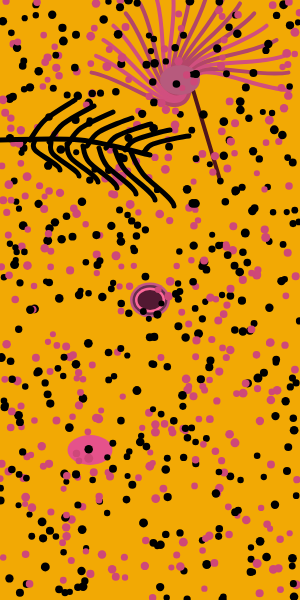
Frame 1 (no input)
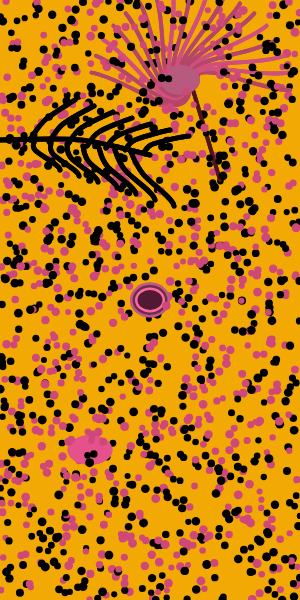
Frame 2 (the mouse pressed at the canvas centre, redrawn once)

The p5.js sketch that drew these frames (run headless with seeded random() and noise() and a simulated clock; the mouse was pressed at the canvas centre and the sketch redrawn once):

// p5.js sketch
// ── sketch.js

let numDots = 700; 

function setup() {
  createCanvas(300, 600);
  background(242,169,4); 
  noLoop();
}

function drawgrass() {
   // draw the curve for the first huge grass
   noFill();
   strokeWeight(4);
 
   let ellipseCenterX = 190, ellipseCenterY = 90;
   let numCurves = 18; 
   let lineLength = 100; 
   let curveAmount = 40; 
 
   for (let i = 0; i < numCurves; i++) {
    if (random(1) > 0.5) {
      stroke(209, 79, 127);  
     } else {
       stroke(179, 70, 105);      
     }

     let angle = map(i, 0, numCurves, 0, -PI);  
     
     let x1 = ellipseCenterX;
     let y1 = ellipseCenterY;
     let x2 = x1 + curveAmount * sin(angle);
     let y2 = y1 - curveAmount * cos(angle);
     let x3 = x1 + (lineLength - curveAmount) * cos(angle);
     let y3 = y1 + (lineLength - curveAmount) * sin(angle);
     let x4 = x1 + lineLength * cos(angle);
     let y4 = y1 + lineLength * sin(angle);
 
     bezier(x1, y1, x2, y2, x3, y3, x4, y4);
   }
 }

function draw() {
  drawgrass();

  stroke(79, 21, 27);
  line(190, 80, 220, 180)

  // draw the first roots of the huge grass
  noStroke();
  fill(183, 90, 125);  
  ellipse(180, 80, 40, 30);  

  //draw the second roots of the huge grass
  fill(196, 85, 135);  
  ellipse(150, 300, 40, 35);

  fill(105, 46, 76);  
  ellipse(150, 300, 35, 30);
  
  fill(252, 105, 155); 
  ellipse(150, 300, 30, 25);  
  
  fill(82, 25, 50); 
  ellipse(150, 300, 25, 20);

  //draw the third roots of the huge grass
  fill(229, 82, 139);  
  ellipse(90, 450, 45, 30);  

  // draw the pink and black dots
  for (let i = 0; i < numDots; i++) {
    let x = random(width);
    let y = random(height);
    let size = random(6, 9);
    
    if (random(1) > 0.5) {
     fill(206, 72, 121);  
    } else {
      fill(0);      
    }
    noStroke();
    ellipse(x, y, size);
  }

  drawLeaveCurve()
}


function drawLeaveCurve(){
  noFill();
  stroke(0);
  strokeWeight(5)
  beginShape();
  curveVertex(0,140);
  curveVertex(0,140);
  curveVertex(80,140);
  curveVertex(150,155);
  curveVertex(150,155);
  endShape();
  
  for (let i = 0; i < 7; i++) {
    noFill();
    stroke(0);
    beginShape();
    curveVertex(30 + i * 19, 140 + i);
    curveVertex(30 + i * 19, 140 + i * 2);
    curveVertex(45 + i * 18, 120 + i * 4);
    curveVertex(75 + i * 19, 100 + i * 6);
    curveVertex(75 + i * 19, 100 + i * 7);
    endShape();
  }

  for (let i = 0; i < 7; i++) {
    noFill();
    stroke(0);
    beginShape();
    curveVertex(35 + i * 16, 140 + i);
    curveVertex(35 + i * 16, 140 + i * 2);
    curveVertex(35 + i * 18, 150 + i * 4);
    curveVertex(60 + i * 19, 170 + i * 6);
    curveVertex(35 + i * 19, 180 + i * 7);
    endShape();
  }

}
